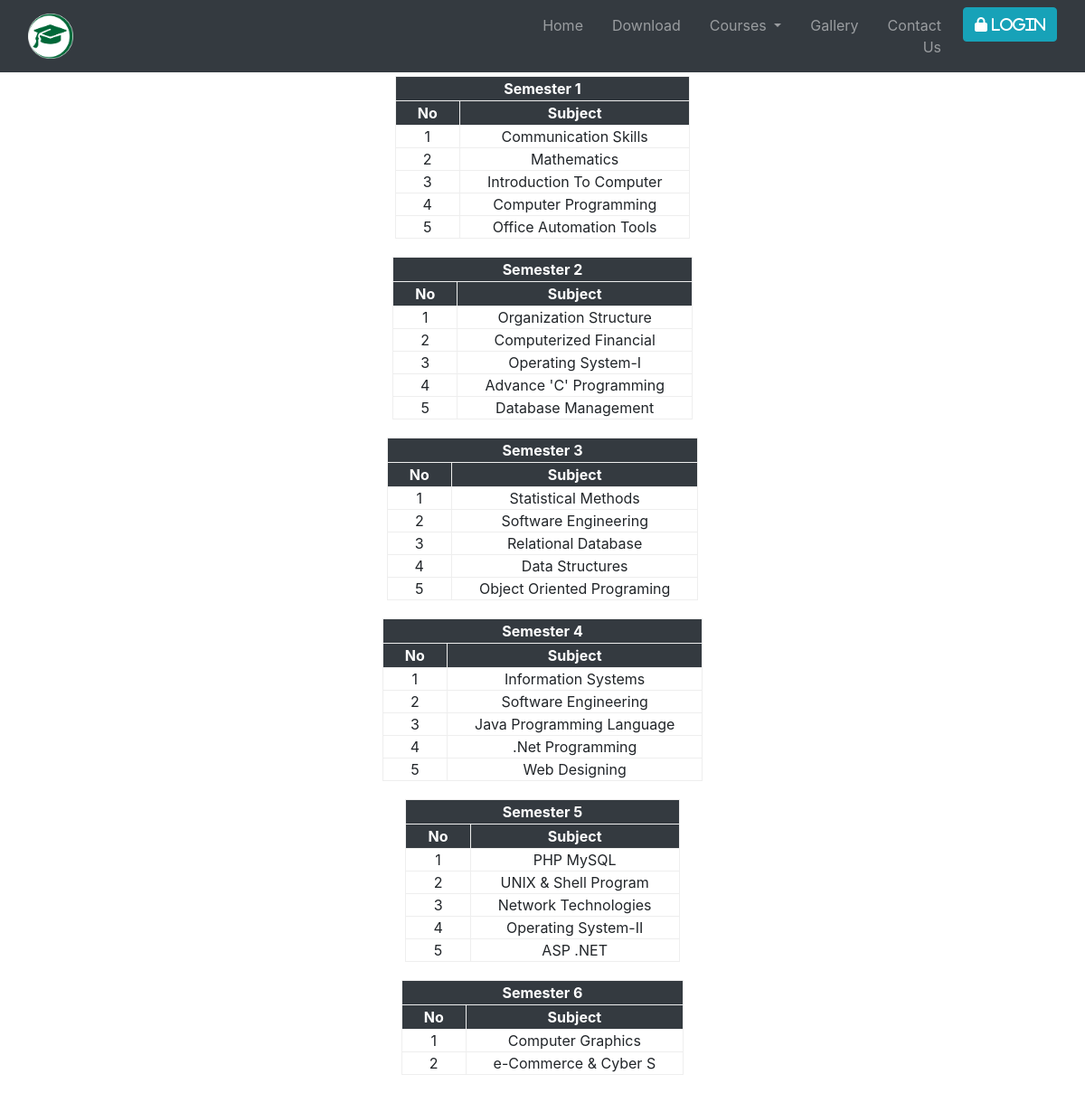
/main-course.php?id=1, run on the app's committed database.
### tables this page shows
CREATE TABLE `semester` (
  `SemId` int(11) NOT NULL auto_increment,
  `SemName` varchar(10) NOT NULL,
  `DegId` int(20) NOT NULL,
  `FEES` int(11) NOT NULL,
  PRIMARY KEY  (`SemId`),
  KEY `DegId` (`DegId`)
);

CREATE TABLE `subject` (
  `SubId` int(11) NOT NULL auto_increment,
  `SubName` varchar(50) NOT NULL,
  `SemId` int(11) NOT NULL,
  PRIMARY KEY  (`SubId`),
  KEY `SemId` (`SemId`)
);

### main-course.php (the view, shortened to what this page needs)
<!DOCTYPE HTML>
<html>
<head>
  	<link rel="stylesheet" href="https://maxcdn.bootstrapcdn.com/bootstrap/4.4.1/css/bootstrap.min.css">
    <link rel="stylesheet" href="css/sweetalert.css">
  <link rel="stylesheet" href="css/index.css">
  <link rel="stylesheet" href="css/popup.css">
</head>
<body onload="download();">
	<div>
		<nav class="navbar navbar-expand-md bg-dark navbar-dark fixed-top">
			<div class="container">
				<a href="" class="navbar-brand text-warning font-weight-bold"><img src="css/banner/logo1.png" width="50px" height="50px"/></a>
			</div>
			<div class="container">
				<div class="collapse navbar-collapse text-right" id="collapsenav">
					<ul class="navbar-nav ml-auto">
            &ensp;&ensp;<li class="nav-item dropdown"><a class="nav-link" href="index.php" >Home</a></li>
						&ensp;&ensp;<li class="nav-item dropdown"><a class="nav-link" href="main-download.php" >Download</a></li>
						&ensp;&ensp;<li class="nav-item dropdown">
        <a class="nav-link dropdown-toggle" href="#" id="navbarDropdown" role="button" data-toggle="dropdown" aria-haspopup="true" aria-expanded="false">
          Courses
        </a>
        </li>
						&ensp;&ensp;<li class="nav-item dropdown"><a class="nav-link" href="Gallary.php" >Gallery</a></li>
						&ensp;&ensp;<li class="nav-item dropdown"><a class="nav-link" href="Contact.php" >Contact Us</a></li>
						&ensp;&ensp;<li class="navbar-icon"><button class="btn btn-info" data-target="#mymodal" data-toggle="modal"><i class="fas fa-lock">&nbsp;Login</i></button></li>
					</ul>
				</div>
			</div>
		</nav>
    <center>
<div id="content" style="margin-top:7%; width:99%;">
  <?php
  $id=$_REQUEST["id"];
  $qry1="select * from semester where DegId='$id'";
  if($res1=mysql_query($qry1))
  {
  	while($data1=mysql_fetch_assoc($res1))
  	{
  		echo "<table border=2 class='table-course'>";
  		echo "<tr align='center'><th colspan='2' >$data1[SemName]</th></tr>";
  		echo "<tr align='center'><th>No</th><th>Subject</th></tr>";
  		$qry2="select * from Subject where SemId='$data1[SemId]'";
  		if($res2=mysql_query($qry2))
  		{
  			$no=0;
  			while($data2=mysql_fetch_assoc($res2))
  			{
  				$no++;
  				echo "<tr><td align='center'>$no</td>";
  				echo "<td align='center'>$data2[SubName]</td></tr>";
  			}
  		}
  		else
  		{
  			echo "<tr><td colspan='2'>No DATA AVAILABALE</td></tr>";
  		}
  			echo "</table>";
  	}
  }
  else
  {
  	echo "<h1>No DATA AVAILABALE</h1>";
  }
  ?>
</div>
</center>
</body>
	</html>

### css/index.css (style rules this page uses)
.table-course { border: none; margin:20px; }
.table-course th { background-color: #343a40; color:white; }
.table-course td { padding:0px 30px; }

### data on the page
semester: SemName "Semester 1"
subject: SubName "Communication Skills"
subject: SubName "Mathematics"
subject: SubName "Introduction To Computer"
subject: SubName "Computer Programming"
subject: SubName "Office Automation Tools"
semester: SemName "Semester 2"
subject: SubName "Organization Structure"
subject: SubName "Computerized Financial"
subject: SubName "Operating System-I"
subject: SubName "Advance 'C' Programming"
subject: SubName "Database Management"
semester: SemName "Semester 3"
subject: SubName "Statistical Methods"
subject: SubName "Software Engineering"
subject: SubName "Relational Database"
subject: SubName "Data Structures"
subject: SubName "Object Oriented Programing"
semester: SemName "Semester 4"
subject: SubName "Information Systems"
subject: SubName "Software Engineering"
subject: SubName "Java Programming Language"
subject: SubName ".Net Programming"
subject: SubName "Web Designing"
semester: SemName "Semester 5"
subject: SubName "PHP MySQL"
subject: SubName "UNIX & Shell Program"
subject: SubName "Network Technologies"
subject: SubName "Operating System-II"
subject: SubName "ASP .NET"
semester: SemName "Semester 6"
subject: SubName "Computer Graphics"
subject: SubName "e-Commerce & Cyber S"
